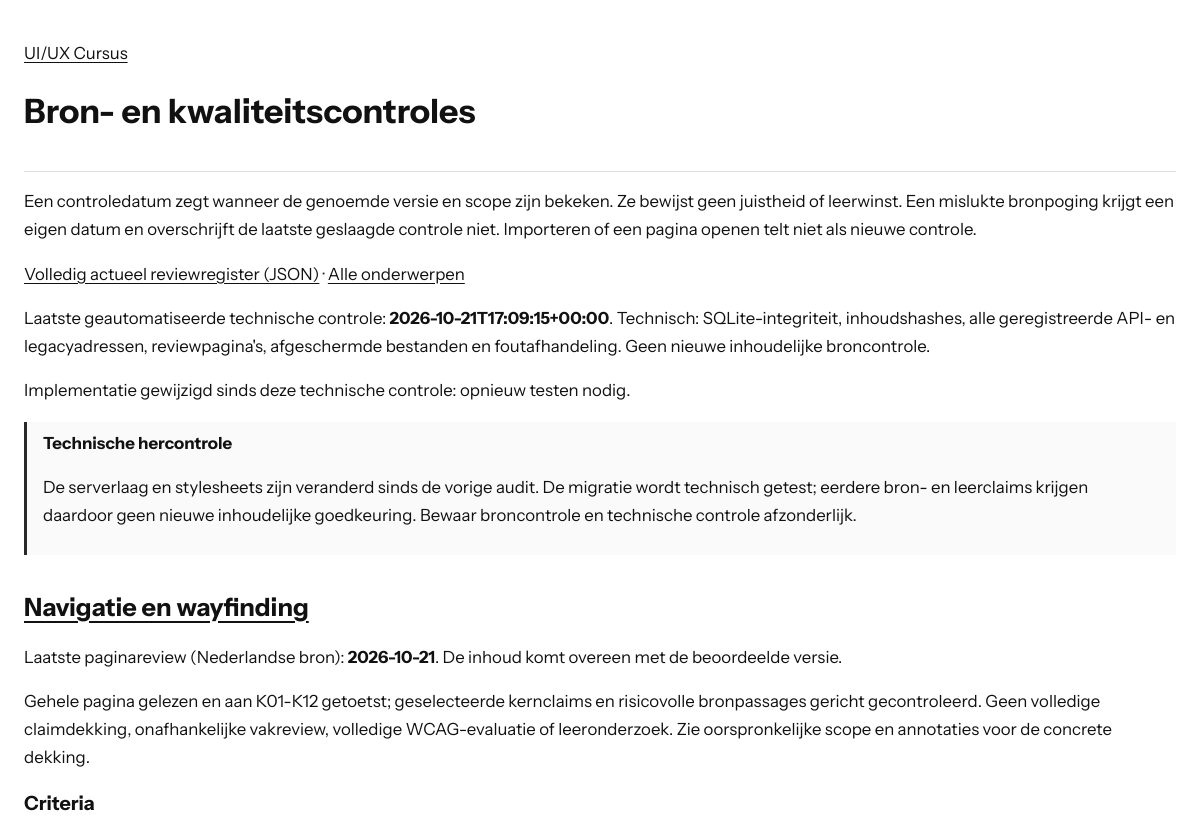
The page /checks.php?topic=navigatie-en-wayfinding (upper part) on the database as committed earlier.
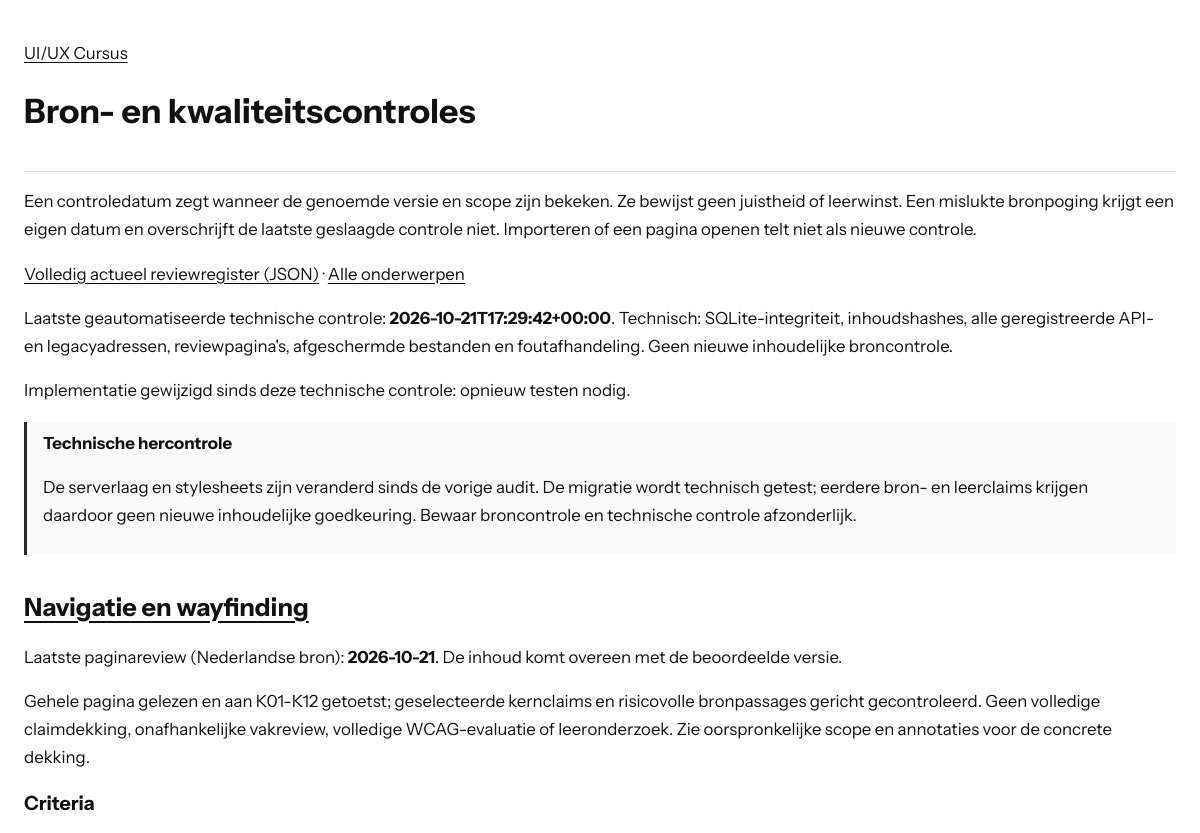
The same page on the database as committed later.
### tables this page shows
CREATE TABLE metadata (key TEXT PRIMARY KEY, value TEXT NOT NULL);

### lib/course.php (called while the page is built, shortened)
<?php
function course_decode(string $value): array
{
    return json_decode($value, true, 512, JSON_THROW_ON_ERROR);
}
function course_meta(PDO $db, string $key): array
{
    $q = $db->prepare('SELECT value FROM metadata WHERE key = ?');
    $q->execute([$key]);
    $value = $q->fetchColumn();
    return $value === false ? [] : course_decode($value);
}
function course_topics(PDO $db): array
{
    $q = $db->prepare('SELECT id, metadata_json FROM topics ORDER BY position');
    $q->execute();
    return array_map(static function (array $row): array {
        $topic = course_decode($row['metadata_json']);
        $topic['contentFile'] = 'api.php?resource=content&id=' . rawurlencode($row['id']) . '&lang=nl';
        return $topic;
    }, $q->fetchAll());
}
function course_review(PDO $db, string $id): ?array
{
    $q = $db->prepare('SELECT p.*, c.content_hash FROM page_reviews p JOIN contents c ON c.topic_id=p.topic_id AND c.lang=? WHERE p.topic_id=?');
    $q->execute(['nl', $id]);
    $row = $q->fetch();
    $review = course_decode($row['review_json']);
    $review['review_language'] = 'nl';
    $review['last_checked_at'] = $row['last_checked_at'];
    $review['checked_hash'] = $row['checked_hash'];
    $review['current_hash'] = $row['content_hash'];
    $review['needs_content_review'] = $row['checked_hash'] !== $row['content_hash'];
    $q = $db->prepare('SELECT * FROM criterion_checks WHERE topic_id=? ORDER BY criterion');
    $q->execute([$id]);
    foreach ($q as $item) {
        $review['criteria'][$item['criterion']] = [
            'status' => $item['status'], 'evidence' => $item['evidence'],
            'last_checked_at' => $item['last_checked_at'], 'checked_hash' => $item['checked_hash'],
            'needs_review' => $item['checked_hash'] !== $row['content_hash'],
        ];
    }
    $q = $db->prepare('SELECT * FROM claims WHERE topic_id=? ORDER BY id');
    $q->execute([$id]);
    $review['claims'] = [];
    foreach ($q as $item) {
        $claim = course_decode($item['claim_json']);
        $claim['verification'] = $item['verification'];
        $claim['last_attempted_at'] = $item['last_attempted_at'];
        $claim['last_checked_at'] = $item['last_checked_at'];
        $claim['checked_hash'] = $item['checked_hash'];
        $claim['needs_review'] = $item['last_checked_at'] === null || $item['checked_hash'] !== $row['content_hash'];
        $review['claims'][] = $claim;
    }
    return $review;
}
function course_dependencies(PDO $db): array
{
    $expected = course_meta($db, 'audit')['dependency_hashes'] ?? [];
    $result = [];
    foreach ($expected as $file => $hash) {
        $path = COURSE_ROOT . '/' . $file;
        $current = is_file($path) ? hash_file('sha256', $path) : null;
        $result[] = ['file' => $file, 'checked_hash' => $hash, 'current_hash' => $current, 'needs_review' => $current !== $hash];
    }
    return $result;
}
function course_e(mixed $text): string
{
    return htmlspecialchars((string)$text, ENT_QUOTES | ENT_SUBSTITUTE, 'UTF-8');
}
function course_slug(mixed $value): ?string
{
    return is_string($value) && preg_match('/\A[a-z0-9]+(?:-[a-z0-9]+)*\z/D', $value) ? $value : null;
}

### checks.php (the view, shortened to what the changed rows need)
<?php
require_once __DIR__ . '/lib/course.php';
try {
    $db = course_db();
    $topics = course_topics($db);
    $selected = isset($_GET['topic']) ? course_slug($_GET['topic']) : null;
    $review = $selected !== null ? course_review($db, $selected) : null;
    $reviews = $selected === null ? course_reviews($db)['records'] : [$review];
} catch (Throwable $error) {
    error_log('Course checks: ' . $error->getMessage());
    http_response_code(503);
    exit('De controles zijn tijdelijk niet beschikbaar.');
}
?>
<!doctype html>
<html lang="nl"><head><meta charset="utf-8"><meta name="viewport" content="width=device-width,initial-scale=1">
<title>Bron- en kwaliteitscontroles - UI/UX Cursus</title><link rel="stylesheet" href="styles/checks.css?v=instrument1"></head>
<body><header><a href="index.php">UI/UX Cursus</a><h1>Bron- en kwaliteitscontroles</h1></header><main>
<p>Een controledatum zegt wanneer de genoemde versie en scope zijn bekeken. Ze bewijst geen juistheid of leerwinst. Een mislukte bronpoging krijgt een eigen datum en overschrijft de laatste geslaagde controle niet. Importeren of een pagina openen telt niet als nieuwe controle.</p>
<p><a href="api.php?resource=reviews">Volledig actueel reviewregister (JSON)</a> · <a href="checks.php">Alle onderwerpen</a></p>
<?php $technical = course_meta($db, 'technical_validation'); if ($technical): ?>
<p>Laatste geautomatiseerde technische controle: <strong><?= course_e($technical['validated_at']) ?></strong>. <?= course_e($technical['scope']) ?></p>
<?php $technicalChanged = array_filter($technical['file_hashes'], static fn(string $hash, string $file): bool => !is_file(COURSE_ROOT . '/' . $file) || hash_file('sha256', COURSE_ROOT . '/' . $file) !== $hash, ARRAY_FILTER_USE_BOTH); if ($technicalChanged): ?><p>Implementatie gewijzigd sinds deze technische controle: opnieuw testen nodig.</p><?php endif; ?>
<?php endif; ?>
<?php $changed = array_filter(course_dependencies($db), static fn(array $r): bool => $r['needs_review']); ?>
<?php if ($changed): ?><aside><strong></strong><p></p></aside><?php endif; ?>
<?php foreach ($reviews as $item): ?>
<section><h2><a href="index.php?topic=<?= course_e($item['id']) ?>#<?= course_e($item['id']) ?>"><?= course_e(array_values(array_filter($topics, static fn(array $t): bool => $t['id'] === $item['id']))[0]['titel']) ?></a></h2>
<p></p>
<p><?= course_e($item['review_scope'] ?? '') ?></p>
<?php if ($selected === null): ?><p><a href="checks.php?topic=<?= course_e($item['id']) ?>">Bekijk criteria, bronclaims en controledatums</a></p><?php else: ?>
<h3>Criteria</h3>
<?php endif; ?></section>
<?php endforeach; ?>
</main></body></html>

Rows that differ between the two databases and show on the page:
changed metadata: value "2026-10-21T17:09:15+00:00" → "2026-10-21T17:29:42+00:00"
